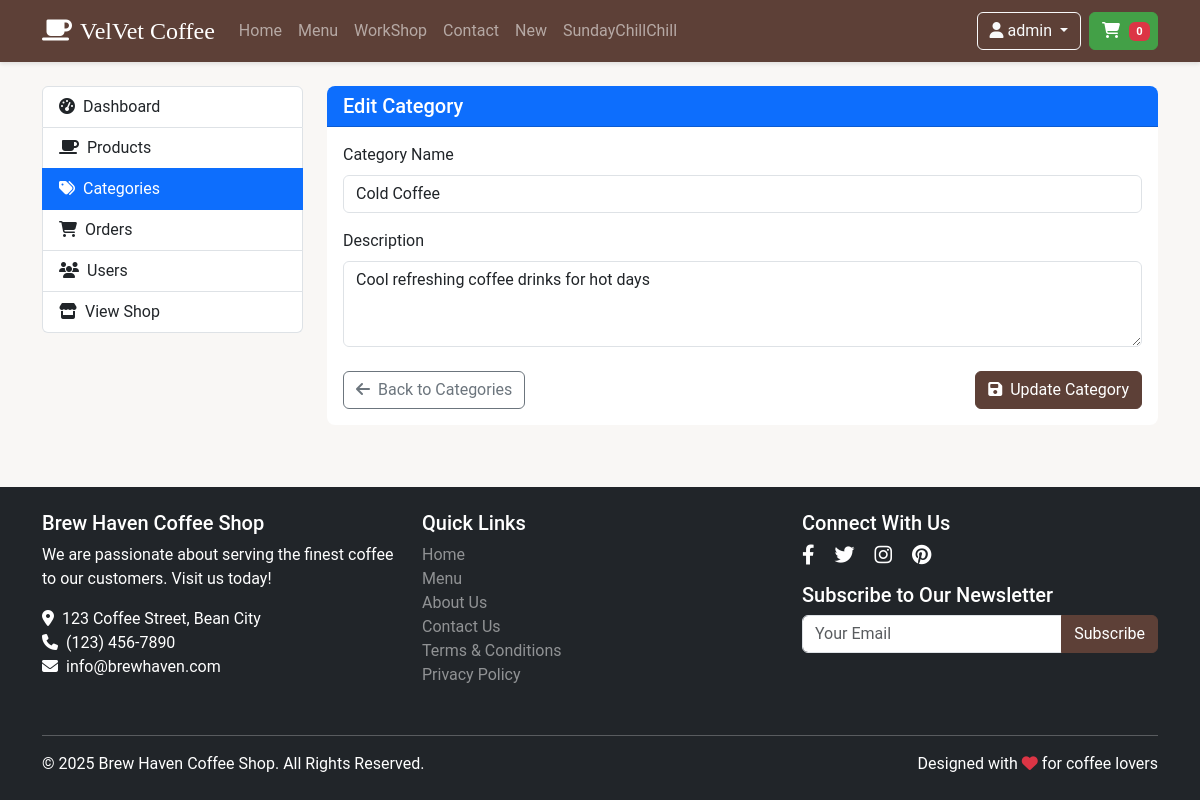
The app's page /admin/edit_category.php?id=2 (signed in) with its own data.
### tables this page shows
CREATE TABLE IF NOT EXISTS categories (
    id INT AUTO_INCREMENT PRIMARY KEY,
    name VARCHAR(100) NOT NULL,
    description TEXT,
    created DATETIME NOT NULL
);

### public/classes/Category.php (called while the page is built, shortened)
<?php
class Category {
    private $conn;
    private $table_name = "categories";
    public $id;
    public function __construct($db) {
        $this->conn = $db;
    }
    public function readOne() {
        $query = "SELECT id, name, description FROM " . $this->table_name . " WHERE id = ? LIMIT 0,1";
        $stmt = $this->conn->prepare($query);
        $stmt->bindParam(1, $this->id);
        $stmt->execute();
        $num = $stmt->rowCount();
        if ($num > 0) {
            $row = $stmt->fetch(PDO::FETCH_ASSOC);
            $this->name = $row['name'];
            $this->description = $row['description'];
            return true;
        }
        return false;
    }
}
?>

### public/admin/edit_category.php (the view, shortened to what this page needs)
<?php
include_once "../includes/header.php";
include_once "../classes/Category.php";
$database = new Database();
$db = $database->getConnection();
$category = new Category($db);
$category->id = $_GET['id'];
if (!$category->readOne()) {
    $_SESSION['error_msg'] = "Category not found.";
    header("Location: categories.php");
    exit;
}
?>
<div class="row">
    <div class="col-lg-3 mb-4">
        <div class="list-group">
            <a href="dashboard.php" class="list-group-item list-group-item-action">
                <i class="fas fa-tachometer-alt me-2"></i>Dashboard
            </a>
            <a href="products.php" class="list-group-item list-group-item-action">
                <i class="fas fa-coffee me-2"></i>Products
            </a>
            <a href="categories.php" class="list-group-item list-group-item-action active">
                <i class="fas fa-tags me-2"></i>Categories
            </a>
            <a href="orders.php" class="list-group-item list-group-item-action">
                <i class="fas fa-shopping-cart me-2"></i>Orders
            </a>
            <a href="users.php" class="list-group-item list-group-item-action">
                <i class="fas fa-users me-2"></i>Users
            </a>
            <a href="../index.php" class="list-group-item list-group-item-action">
                <i class="fas fa-store me-2"></i>View Shop
            </a>
        </div>
    </div>
    <div class="col-lg-9">
        <div class="card">
            <div class="card-header bg-primary text-white">
                <h5 class="mb-0">Edit Category</h5>
            </div>
            <div class="card-body">
                <form action="<?php echo htmlspecialchars($_SERVER["PHP_SELF"] . "?id=" . $category->id); ?>" method="post" id="editCategoryForm">
                    <div class="mb-3">
                        <label for="name" class="form-label">Category Name</label>
                        <input type="text" class="form-control" id="name" name="name" value="<?php echo htmlspecialchars($category->name); ?>" required>
                    </div>
                    <div class="mb-3">
                        <label for="description" class="form-label">Description</label>
                        <textarea class="form-control" id="description" name="description" rows="3"><?php echo htmlspecialchars($category->description); ?></textarea>
                    </div>
                    <div class="d-flex justify-content-between mt-4">
                        <a href="categories.php" class="btn btn-outline-secondary">
                            <i class="fas fa-arrow-left me-2"></i>Back to Categories
                        </a>
                        <button type="submit" class="btn btn-primary">
                            <i class="fas fa-save me-2"></i>Update Category
                        </button>
                    </div>
                </form>
            </div>
        </div>
    </div>
</div>
<?php
include_once "../includes/footer.php";
?>

### public/assets/css/style.css (style rules this page uses)
:root { --primary-color: #5d4037; --secondary-color: #8d6e63; --accent-color: #ff6d00; --light-color: #f5f5f5; --dark-color: #212121; }
body { font-family: 'Roboto', sans-serif; color: #333; min-height: 100vh; display: flex; flex-direction: column; background-color: #f9f7f5; }
.card { transition: transform 0.3s, box-shadow 0.3s; margin-bottom: 1.5rem; border: none; border-radius: 0.5rem; overflow: hidden; }
.btn-primary { background-color: var(--primary-color); border-color: var(--primary-color); }

### records on screen
categories: name "Cold Coffee", description "Cool refreshing coffee drinks for hot days"

### other values on screen
$_SESSION['username'] "admin"
